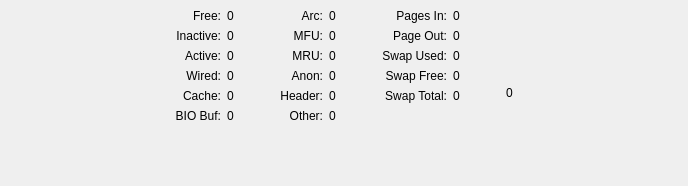
<?xml version="1.0" encoding="UTF-8"?>
<ui version="4.0">
 <class>FBSDMemory</class>
 <widget class="QWidget" name="FBSDMemory">
  <property name="geometry">
   <rect>
    <x>0</x>
    <y>0</y>
    <width>688</width>
    <height>186</height>
   </rect>
  </property>
  <property name="windowTitle">
   <string>Form</string>
  </property>
  <layout class="QHBoxLayout" name="horizontalLayout_4">
   <property name="margin">
    <number>9</number>
   </property>
   <item>
    <spacer name="horizontalSpacer_2">
     <property name="orientation">
      <enum>Qt::Horizontal</enum>
     </property>
     <property name="sizeType">
      <enum>QSizePolicy::Expanding</enum>
     </property>
     <property name="sizeHint" stdset="0">
      <size>
       <width>40</width>
       <height>20</height>
      </size>
     </property>
    </spacer>
   </item>
   <item>
    <widget class="QWidget" name="memWidget" native="true">
     <layout class="QHBoxLayout" name="horizontalLayout">
      <property name="spacing">
       <number>6</number>
      </property>
      <property name="margin">
       <number>0</number>
      </property>
      <item>
       <layout class="QGridLayout" name="memLayout">
        <item row="0" column="0">
         <widget class="QLabel" name="label">
          <property name="font">
           <font>
            <pointsize>9</pointsize>
           </font>
          </property>
          <property name="text">
           <string>Free:</string>
          </property>
          <property name="alignment">
           <set>Qt::AlignRight|Qt::AlignTrailing|Qt::AlignVCenter</set>
          </property>
         </widget>
        </item>
        <item row="0" column="1">
         <widget class="QLabel" name="free">
          <property name="font">
           <font>
            <pointsize>9</pointsize>
           </font>
          </property>
          <property name="text">
           <string>0</string>
          </property>
          <property name="alignment">
           <set>Qt::AlignLeading|Qt::AlignLeft|Qt::AlignVCenter</set>
          </property>
         </widget>
        </item>
        <item row="1" column="0">
         <widget class="QLabel" name="label_2">
          <property name="font">
           <font>
            <pointsize>9</pointsize>
           </font>
          </property>
          <property name="text">
           <string>Inactive:</string>
          </property>
          <property name="alignment">
           <set>Qt::AlignRight|Qt::AlignTrailing|Qt::AlignVCenter</set>
          </property>
         </widget>
        </item>
        <item row="1" column="1">
         <widget class="QLabel" name="inactive">
          <property name="font">
           <font>
            <pointsize>9</pointsize>
           </font>
          </property>
          <property name="text">
           <string>0</string>
          </property>
          <property name="alignment">
           <set>Qt::AlignLeading|Qt::AlignLeft|Qt::AlignVCenter</set>
          </property>
         </widget>
        </item>
        <item row="2" column="0">
         <widget class="QLabel" name="label_3">
          <property name="font">
           <font>
            <pointsize>9</pointsize>
           </font>
          </property>
          <property name="text">
           <string>Active:</string>
          </property>
          <property name="alignment">
           <set>Qt::AlignRight|Qt::AlignTrailing|Qt::AlignVCenter</set>
          </property>
         </widget>
        </item>
        <item row="2" column="1">
         <widget class="QLabel" name="active">
          <property name="font">
           <font>
            <pointsize>9</pointsize>
           </font>
          </property>
          <property name="text">
           <string>0</string>
          </property>
          <property name="alignment">
           <set>Qt::AlignLeading|Qt::AlignLeft|Qt::AlignVCenter</set>
          </property>
         </widget>
        </item>
        <item row="3" column="0">
         <widget class="QLabel" name="label_4">
          <property name="font">
           <font>
            <pointsize>9</pointsize>
           </font>
          </property>
          <property name="text">
           <string>Wired:</string>
          </property>
          <property name="alignment">
           <set>Qt::AlignRight|Qt::AlignTrailing|Qt::AlignVCenter</set>
          </property>
         </widget>
        </item>
        <item row="3" column="1">
         <widget class="QLabel" name="wired">
          <property name="font">
           <font>
            <pointsize>9</pointsize>
           </font>
          </property>
          <property name="text">
           <string>0</string>
          </property>
          <property name="alignment">
           <set>Qt::AlignLeading|Qt::AlignLeft|Qt::AlignVCenter</set>
          </property>
         </widget>
        </item>
        <item row="4" column="0">
         <widget class="QLabel" name="label_5">
          <property name="font">
           <font>
            <pointsize>9</pointsize>
           </font>
          </property>
          <property name="text">
           <string>Cache:</string>
          </property>
          <property name="alignment">
           <set>Qt::AlignRight|Qt::AlignTrailing|Qt::AlignVCenter</set>
          </property>
         </widget>
        </item>
        <item row="4" column="1">
         <widget class="QLabel" name="cache">
          <property name="font">
           <font>
            <pointsize>9</pointsize>
           </font>
          </property>
          <property name="text">
           <string>0</string>
          </property>
          <property name="alignment">
           <set>Qt::AlignLeading|Qt::AlignLeft|Qt::AlignVCenter</set>
          </property>
         </widget>
        </item>
        <item row="5" column="0">
         <widget class="QLabel" name="label_6">
          <property name="font">
           <font>
            <pointsize>9</pointsize>
           </font>
          </property>
          <property name="text">
           <string>BIO Buf:</string>
          </property>
          <property name="alignment">
           <set>Qt::AlignRight|Qt::AlignTrailing|Qt::AlignVCenter</set>
          </property>
         </widget>
        </item>
        <item row="5" column="1">
         <widget class="QLabel" name="buf">
          <property name="font">
           <font>
            <pointsize>9</pointsize>
           </font>
          </property>
          <property name="text">
           <string>0</string>
          </property>
          <property name="alignment">
           <set>Qt::AlignLeading|Qt::AlignLeft|Qt::AlignVCenter</set>
          </property>
         </widget>
        </item>
        <item row="6" column="0">
         <spacer name="verticalSpacer">
          <property name="orientation">
           <enum>Qt::Vertical</enum>
          </property>
          <property name="sizeType">
           <enum>QSizePolicy::Expanding</enum>
          </property>
          <property name="sizeHint" stdset="0">
           <size>
            <width>20</width>
            <height>0</height>
           </size>
          </property>
         </spacer>
        </item>
       </layout>
      </item>
     </layout>
    </widget>
   </item>
   <item>
    <spacer name="horizontalSpacer_3">
     <property name="orientation">
      <enum>Qt::Horizontal</enum>
     </property>
     <property name="sizeType">
      <enum>QSizePolicy::Preferred</enum>
     </property>
     <property name="sizeHint" stdset="0">
      <size>
       <width>40</width>
       <height>20</height>
      </size>
     </property>
    </spacer>
   </item>
   <item>
    <widget class="QWidget" name="arcWidget" native="true">
     <layout class="QHBoxLayout" name="horizontalLayout_2">
      <property name="spacing">
       <number>6</number>
      </property>
      <property name="margin">
       <number>0</number>
      </property>
      <item>
       <layout class="QGridLayout" name="arcLayout">
        <item row="0" column="0">
         <widget class="QLabel" name="label_10">
          <property name="font">
           <font>
            <pointsize>9</pointsize>
           </font>
          </property>
          <property name="text">
           <string>Arc:</string>
          </property>
          <property name="alignment">
           <set>Qt::AlignRight|Qt::AlignTrailing|Qt::AlignVCenter</set>
          </property>
         </widget>
        </item>
        <item row="0" column="1">
         <widget class="QLabel" name="arc">
          <property name="font">
           <font>
            <pointsize>9</pointsize>
           </font>
          </property>
          <property name="text">
           <string>0</string>
          </property>
          <property name="alignment">
           <set>Qt::AlignLeading|Qt::AlignLeft|Qt::AlignVCenter</set>
          </property>
         </widget>
        </item>
        <item row="1" column="0">
         <widget class="QLabel" name="label_12">
          <property name="font">
           <font>
            <pointsize>9</pointsize>
           </font>
          </property>
          <property name="text">
           <string>MFU:</string>
          </property>
          <property name="alignment">
           <set>Qt::AlignRight|Qt::AlignTrailing|Qt::AlignVCenter</set>
          </property>
         </widget>
        </item>
        <item row="1" column="1">
         <widget class="QLabel" name="mfu">
          <property name="font">
           <font>
            <pointsize>9</pointsize>
           </font>
          </property>
          <property name="text">
           <string>0</string>
          </property>
          <property name="alignment">
           <set>Qt::AlignLeading|Qt::AlignLeft|Qt::AlignVCenter</set>
          </property>
         </widget>
        </item>
        <item row="2" column="0">
         <widget class="QLabel" name="label_14">
          <property name="font">
           <font>
            <pointsize>9</pointsize>
           </font>
          </property>
          <property name="text">
           <string>MRU:</string>
          </property>
          <property name="alignment">
           <set>Qt::AlignRight|Qt::AlignTrailing|Qt::AlignVCenter</set>
          </property>
         </widget>
        </item>
        <item row="2" column="1">
         <widget class="QLabel" name="mru">
          <property name="font">
           <font>
            <pointsize>9</pointsize>
           </font>
          </property>
          <property name="text">
           <string>0</string>
          </property>
          <property name="alignment">
           <set>Qt::AlignLeading|Qt::AlignLeft|Qt::AlignVCenter</set>
          </property>
         </widget>
        </item>
        <item row="3" column="0">
         <widget class="QLabel" name="label_15">
          <property name="font">
           <font>
            <pointsize>9</pointsize>
           </font>
          </property>
          <property name="text">
           <string>Anon:</string>
          </property>
          <property name="alignment">
           <set>Qt::AlignRight|Qt::AlignTrailing|Qt::AlignVCenter</set>
          </property>
         </widget>
        </item>
        <item row="3" column="1">
         <widget class="QLabel" name="anon">
          <property name="font">
           <font>
            <pointsize>9</pointsize>
           </font>
          </property>
          <property name="text">
           <string>0</string>
          </property>
          <property name="alignment">
           <set>Qt::AlignLeading|Qt::AlignLeft|Qt::AlignVCenter</set>
          </property>
         </widget>
        </item>
        <item row="4" column="0">
         <widget class="QLabel" name="label_16">
          <property name="font">
           <font>
            <pointsize>9</pointsize>
           </font>
          </property>
          <property name="text">
           <string>Header:</string>
          </property>
          <property name="alignment">
           <set>Qt::AlignRight|Qt::AlignTrailing|Qt::AlignVCenter</set>
          </property>
         </widget>
        </item>
        <item row="4" column="1">
         <widget class="QLabel" name="header">
          <property name="font">
           <font>
            <pointsize>9</pointsize>
           </font>
          </property>
          <property name="text">
           <string>0</string>
          </property>
          <property name="alignment">
           <set>Qt::AlignLeading|Qt::AlignLeft|Qt::AlignVCenter</set>
          </property>
         </widget>
        </item>
        <item row="5" column="0">
         <widget class="QLabel" name="label_17">
          <property name="font">
           <font>
            <pointsize>9</pointsize>
           </font>
          </property>
          <property name="text">
           <string>Other:</string>
          </property>
          <property name="alignment">
           <set>Qt::AlignRight|Qt::AlignTrailing|Qt::AlignVCenter</set>
          </property>
         </widget>
        </item>
        <item row="5" column="1">
         <widget class="QLabel" name="other">
          <property name="font">
           <font>
            <pointsize>9</pointsize>
           </font>
          </property>
          <property name="text">
           <string>0</string>
          </property>
          <property name="alignment">
           <set>Qt::AlignLeading|Qt::AlignLeft|Qt::AlignVCenter</set>
          </property>
         </widget>
        </item>
        <item row="6" column="0">
         <spacer name="verticalSpacer_3">
          <property name="orientation">
           <enum>Qt::Vertical</enum>
          </property>
          <property name="sizeType">
           <enum>QSizePolicy::Expanding</enum>
          </property>
          <property name="sizeHint" stdset="0">
           <size>
            <width>20</width>
            <height>0</height>
           </size>
          </property>
         </spacer>
        </item>
       </layout>
      </item>
     </layout>
    </widget>
   </item>
   <item>
    <spacer name="horizontalSpacer_5">
     <property name="orientation">
      <enum>Qt::Horizontal</enum>
     </property>
     <property name="sizeType">
      <enum>QSizePolicy::Preferred</enum>
     </property>
     <property name="sizeHint" stdset="0">
      <size>
       <width>40</width>
       <height>20</height>
      </size>
     </property>
    </spacer>
   </item>
   <item>
    <widget class="QWidget" name="swapWidget" native="true">
     <layout class="QHBoxLayout" name="horizontalLayout_3">
      <property name="spacing">
       <number>6</number>
      </property>
      <property name="margin">
       <number>0</number>
      </property>
      <item>
       <layout class="QGridLayout" name="swapLayout">
        <item row="5" column="0">
         <spacer name="verticalSpacer_2">
          <property name="orientation">
           <enum>Qt::Vertical</enum>
          </property>
          <property name="sizeType">
           <enum>QSizePolicy::Expanding</enum>
          </property>
          <property name="sizeHint" stdset="0">
           <size>
            <width>20</width>
            <height>0</height>
           </size>
          </property>
         </spacer>
        </item>
        <item row="0" column="1">
         <widget class="QLabel" name="pgin">
          <property name="sizePolicy">
           <sizepolicy hsizetype="Preferred" vsizetype="Preferred">
            <horstretch>0</horstretch>
            <verstretch>0</verstretch>
           </sizepolicy>
          </property>
          <property name="font">
           <font>
            <pointsize>9</pointsize>
           </font>
          </property>
          <property name="text">
           <string>0</string>
          </property>
         </widget>
        </item>
        <item row="0" column="0">
         <widget class="QLabel" name="label_7">
          <property name="sizePolicy">
           <sizepolicy hsizetype="Preferred" vsizetype="Preferred">
            <horstretch>0</horstretch>
            <verstretch>0</verstretch>
           </sizepolicy>
          </property>
          <property name="font">
           <font>
            <pointsize>9</pointsize>
           </font>
          </property>
          <property name="text">
           <string>Pages In:</string>
          </property>
          <property name="alignment">
           <set>Qt::AlignRight|Qt::AlignTrailing|Qt::AlignVCenter</set>
          </property>
         </widget>
        </item>
        <item row="1" column="0">
         <widget class="QLabel" name="label_8">
          <property name="font">
           <font>
            <pointsize>9</pointsize>
           </font>
          </property>
          <property name="text">
           <string>Page Out:</string>
          </property>
          <property name="alignment">
           <set>Qt::AlignRight|Qt::AlignTrailing|Qt::AlignVCenter</set>
          </property>
         </widget>
        </item>
        <item row="1" column="1">
         <widget class="QLabel" name="pgout">
          <property name="font">
           <font>
            <pointsize>9</pointsize>
           </font>
          </property>
          <property name="text">
           <string>0</string>
          </property>
         </widget>
        </item>
        <item row="2" column="0">
         <widget class="QLabel" name="label_11">
          <property name="font">
           <font>
            <pointsize>9</pointsize>
           </font>
          </property>
          <property name="text">
           <string>Swap Used:</string>
          </property>
          <property name="alignment">
           <set>Qt::AlignRight|Qt::AlignTrailing|Qt::AlignVCenter</set>
          </property>
         </widget>
        </item>
        <item row="2" column="1">
         <widget class="QLabel" name="swapUsed">
          <property name="font">
           <font>
            <pointsize>9</pointsize>
           </font>
          </property>
          <property name="text">
           <string>0</string>
          </property>
         </widget>
        </item>
        <item row="3" column="0">
         <widget class="QLabel" name="label_9">
          <property name="font">
           <font>
            <pointsize>9</pointsize>
           </font>
          </property>
          <property name="text">
           <string>Swap Free:</string>
          </property>
          <property name="alignment">
           <set>Qt::AlignRight|Qt::AlignTrailing|Qt::AlignVCenter</set>
          </property>
         </widget>
        </item>
        <item row="3" column="1">
         <widget class="QLabel" name="swapFree">
          <property name="font">
           <font>
            <pointsize>9</pointsize>
           </font>
          </property>
          <property name="text">
           <string>0</string>
          </property>
         </widget>
        </item>
        <item row="4" column="0">
         <widget class="QLabel" name="label_13">
          <property name="font">
           <font>
            <pointsize>9</pointsize>
           </font>
          </property>
          <property name="text">
           <string>Swap Total:</string>
          </property>
          <property name="alignment">
           <set>Qt::AlignRight|Qt::AlignTrailing|Qt::AlignVCenter</set>
          </property>
         </widget>
        </item>
        <item row="4" column="1">
         <widget class="QLabel" name="swapTotal">
          <property name="font">
           <font>
            <pointsize>9</pointsize>
           </font>
          </property>
          <property name="text">
           <string>0</string>
          </property>
         </widget>
        </item>
       </layout>
      </item>
     </layout>
    </widget>
   </item>
   <item>
    <spacer name="horizontalSpacer_4">
     <property name="orientation">
      <enum>Qt::Horizontal</enum>
     </property>
     <property name="sizeType">
      <enum>QSizePolicy::Preferred</enum>
     </property>
     <property name="sizeHint" stdset="0">
      <size>
       <width>40</width>
       <height>20</height>
      </size>
     </property>
    </spacer>
   </item>
   <item>
    <layout class="QVBoxLayout" name="layout_2">
     <property name="spacing">
      <number>0</number>
     </property>
     <item>
      <layout class="QVBoxLayout" name="pieLayout"/>
     </item>
     <item>
      <widget class="QLabel" name="phyMem">
       <property name="font">
        <font>
         <pointsize>9</pointsize>
        </font>
       </property>
       <property name="text">
        <string>0</string>
       </property>
       <property name="alignment">
        <set>Qt::AlignCenter</set>
       </property>
      </widget>
     </item>
    </layout>
   </item>
   <item>
    <spacer name="horizontalSpacer">
     <property name="orientation">
      <enum>Qt::Horizontal</enum>
     </property>
     <property name="sizeType">
      <enum>QSizePolicy::Expanding</enum>
     </property>
     <property name="sizeHint" stdset="0">
      <size>
       <width>40</width>
       <height>20</height>
      </size>
     </property>
    </spacer>
   </item>
  </layout>
 </widget>
 <resources/>
 <connections/>
</ui>
